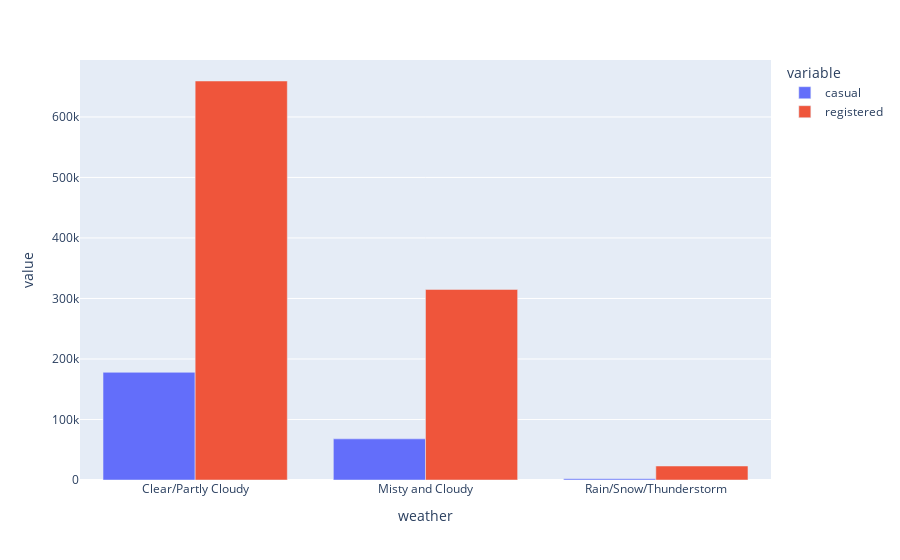

Notebook source saved alongside this figure:
### Markdown cell above
### Lets we see over the membership type

### Code cell
px.bar(df_2020.groupby('weather').sum()[['casual','registered']].reset_index(),x='weather',y=['casual','registered'],barmode='group')

### Figure 1 — Plotly figure (JSON) as saved in the notebook; plotly's stock layout.template omitted (floating-point values rounded to 4 significant figures)
{"data": [{"alignmentgroup": "True", "hovertemplate": "variable=casual<br>weather=%{x}<br>value=%{y}<extra></extra>", "legendgroup": "casual", "marker": {"color": "#636efa"}, "name": "casual", "offsetgroup": "casual", "orientation": "v", "showlegend": true, "textposition": "auto", "type": "bar", "x": ["Clear/Partly Cloudy", "Misty and Cloudy", "Rain/Snow/Thunderstorm"], "xaxis": "x", "y": [177958, 67987, 1993], "yaxis": "y"}, {"alignmentgroup": "True", "hovertemplate": "variable=registered<br>weather=%{x}<br>value=%{y}<extra></extra>", "legendgroup": "registered", "marker": {"color": "#EF553B"}, "name": "registered", "offsetgroup": "registered", "orientation": "v", "showlegend": true, "textposition": "auto", "type": "bar", "x": ["Clear/Partly Cloudy", "Misty and Cloudy", "Rain/Snow/Thunderstorm"], "xaxis": "x", "y": [659403, 314937, 23119], "yaxis": "y"}], "layout": {"barmode": "group", "legend": {"title": {"text": "variable"}, "tracegroupgap": 0}, "margin": {"t": 60}, "xaxis": {"anchor": "y", "domain": [0, 1], "title": {"text": "weather"}}, "yaxis": {"anchor": "x", "domain": [0, 1], "title": {"text": "value"}}}}
